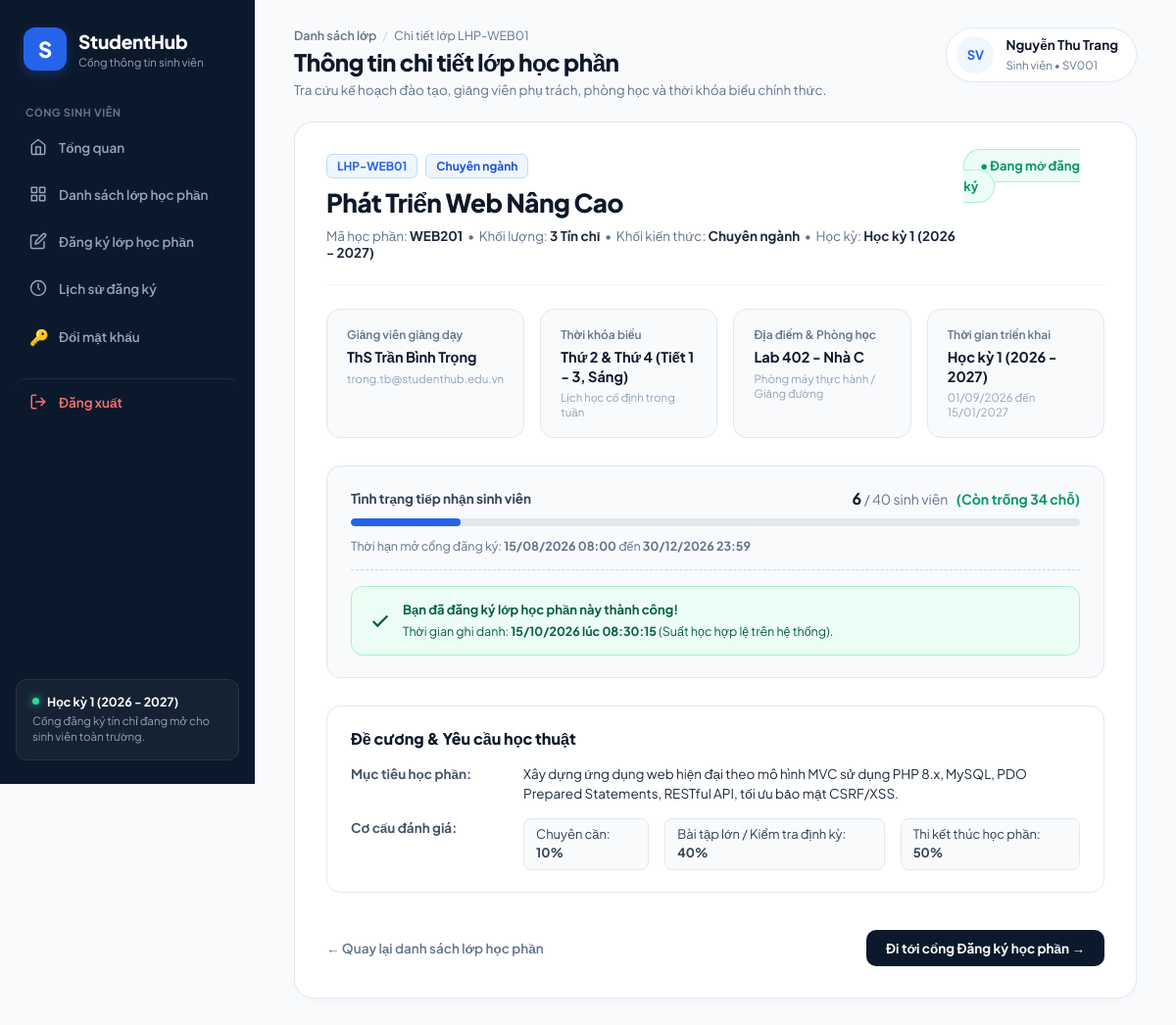
/app/Views/classes/detail.php (signed in), run on the app's committed database.
### tables this page shows
CREATE TABLE `lop_hoc_phan` (
    `id` INT AUTO_INCREMENT PRIMARY KEY,
    `ma_lop` VARCHAR(50) NOT NULL,
    `hoc_phan_id` INT NOT NULL,
    `hoc_ky_id` INT NOT NULL,
    `giang_vien_id` INT NULL,
    `si_so_toi_da` INT NOT NULL DEFAULT 40,
    `trang_thai` ENUM('mo', 'khoa') NOT NULL DEFAULT 'mo',
    `thoi_gian_mo_rieng` DATETIME NULL,
    `thoi_gian_dong_rieng` DATETIME NULL,
    `lich_hoc` VARCHAR(100) NULL,
    `phong_hoc` VARCHAR(100) NULL,
    `ngay_tao` DATETIME NOT NULL DEFAULT CURRENT_TIMESTAMP,
    CONSTRAINT `uc_lop_ma_lop` UNIQUE (`ma_lop`),
    CONSTRAINT `chk_lop_si_so` CHECK (`si_so_toi_da` > 0),
    CONSTRAINT `fk_lop_hoc_phan` FOREIGN KEY (`hoc_phan_id`)
        REFERENCES `hoc_phan` (`id`) ON DELETE RESTRICT ON UPDATE CASCADE,
    CONSTRAINT `fk_lop_hoc_ky` FOREIGN KEY (`hoc_ky_id`)
        REFERENCES `hoc_ky` (`id`) ON DELETE RESTRICT ON UPDATE CASCADE,
    CONSTRAINT `fk_lop_giang_vien` FOREIGN KEY (`giang_vien_id`)
        REFERENCES `nguoi_dung` (`id`) ON DELETE SET NULL ON UPDATE CASCADE
);

CREATE TABLE `hoc_phan` (
    `id` INT AUTO_INCREMENT PRIMARY KEY,
    `ma_hoc_phan` VARCHAR(20) NOT NULL,
    `ten_hoc_phan` VARCHAR(150) NOT NULL,
    `so_tin_chi` INT NOT NULL,
    `mo_ta` TEXT NULL,
    `loai_hoc_phan` ENUM('dai_cuong', 'co_so_nganh', 'chuyen_nganh') NOT NULL DEFAULT 'dai_cuong',
    `ngay_tao` DATETIME NOT NULL DEFAULT CURRENT_TIMESTAMP,
    CONSTRAINT `uc_hoc_phan_ma` UNIQUE (`ma_hoc_phan`),
    CONSTRAINT `chk_hoc_phan_tin_chi` CHECK (`so_tin_chi` > 0)
);

CREATE TABLE `hoc_ky` (
    `id` INT AUTO_INCREMENT PRIMARY KEY,
    `ten_hoc_ky` VARCHAR(100) NOT NULL,
    `ngay_bat_dau` DATE NOT NULL,
    `ngay_ket_thuc` DATE NOT NULL,
    `thoi_gian_mo_dk` DATETIME NOT NULL,
    `thoi_gian_dong_dk` DATETIME NOT NULL,
    `trang_thai_dang_ky` TINYINT(1) NOT NULL DEFAULT 1,
    `ngay_tao` DATETIME NOT NULL DEFAULT CURRENT_TIMESTAMP
);

CREATE TABLE `nguoi_dung` (
    `id` INT AUTO_INCREMENT PRIMARY KEY,
    `ten_dang_nhap` VARCHAR(50) NOT NULL,
    `mat_khau_hash` VARCHAR(255) NOT NULL,
    `ho_ten` VARCHAR(100) NOT NULL,
    `email` VARCHAR(100) NULL,
    `so_dien_thoai` VARCHAR(20) NULL,
    `vai_tro` ENUM('sinh_vien', 'giang_vien', 'admin') NOT NULL DEFAULT 'sinh_vien',
    `ngay_tao` DATETIME NOT NULL DEFAULT CURRENT_TIMESTAMP,
    CONSTRAINT `uc_nguoi_dung_username` UNIQUE (`ten_dang_nhap`)
);

### app/Models/LopHocPhanModel.php (called while the page is built, shortened)
<?php
class LopHocPhanModel {
    private ?PDO $conn;
    public function __construct(?PDO $dbConnection) {
        $this->conn = $dbConnection;
    }
    public function getChiTietLop(int|string $classId, ?int $studentId = 0): ?array {
        $sql = "SELECT
                    lhp.id AS lop_id,
                    lhp.ma_lop,
                    lhp.lich_hoc,
                    lhp.phong_hoc,
                    lhp.si_so_toi_da,
                    lhp.trang_thai AS trang_thai_lop,
                    lhp.thoi_gian_mo_rieng,
                    lhp.thoi_gian_dong_rieng,
                    hp.ma_hoc_phan,
                    hp.ten_hoc_phan,
                    hp.so_tin_chi,
                    hp.loai_hoc_phan,
                    hp.mo_ta AS mo_ta_hoc_phan,
                    hk.ten_hoc_ky,
                    hk.ngay_bat_dau,
                    hk.ngay_ket_thuc,
                    hk.thoi_gian_mo_dk,
                    hk.thoi_gian_dong_dk,
                    hk.trang_thai_dang_ky,
                    gv.ho_ten AS ten_giang_vien,
                    gv.email AS email_giang_vien,
                    -- Đếm tổng sĩ số thực tế đã đăng ký hợp lệ
                    (SELECT COUNT(*)
                     FROM dang_ky_hoc
                     WHERE lop_hoc_phan_id = lhp.id AND trang_thai = 'dang_ky') AS si_so_hien_tai,
                    -- Lấy thời gian đăng ký của chính sinh viên đang đăng nhập
                    (SELECT ngay_dang_ky
                     FROM dang_ky_hoc
                     WHERE lop_hoc_phan_id = lhp.id
                       AND sinh_vien_id = :student_id
                       AND trang_thai = 'dang_ky'
                     LIMIT 1) AS ngay_dang_ky_cua_ban
                FROM lop_hoc_phan lhp
                INNER JOIN hoc_phan hp ON lhp.hoc_phan_id = hp.id
                INNER JOIN hoc_ky hk ON lhp.hoc_ky_id = hk.id
                LEFT JOIN nguoi_dung gv ON lhp.giang_vien_id = gv.id
                WHERE (lhp.id = :class_id_numeric OR lhp.ma_lop = :class_code)
                LIMIT 1";
        try {
            $stmt = $this->conn->prepare($sql);
            $numericId = is_numeric($classId) ? (int)$classId : 0;
            $classCode = (string)$classId;
            $stmt->execute([
                ':class_id_numeric' => $numericId,
                ':class_code'       => $classCode,
                ':student_id'       => (int)($studentId ?? 0)
            ]);
            $result = $stmt->fetch(PDO::FETCH_ASSOC);
            return $result ?: null;
        } catch (PDOException $e) {
            error_log("Lỗi truy vấn LopHocPhanModel::getChiTietLop: " . $e->getMessage());
            return null;
        }
    }
}

### app/Views/classes/detail.php (the view, shortened to what this page needs)
<?php
$currentUserId = (int)($_SESSION['user_id'] ?? $_SESSION['nguoi_dung_id']);
$hoTenSv       = (string)($_SESSION['ho_ten'] ?? ($_SESSION['username'] ?? 'Sinh viên'));
$maSv          = (string)($_SESSION['ten_dang_nhap'] ?? ($_SESSION['username'] ?? ''));
$classId = $_GET['id'] ?? ($_GET['ma_lop'] ?? 1);
require_once __DIR__ . '/../../Models/LopHocPhanModel.php';
$db = null;
if (!$db) {
    $dbHost = 'localhost';
    $dbName = 'studenthub';
    $dbUser = 'root';
    $dbPass = '';
    try {
        $db = new PDO("mysql:host={$dbHost};dbname={$dbName};charset=utf8mb4", $dbUser, $dbPass, [
            PDO::ATTR_ERRMODE            => PDO::ERRMODE_EXCEPTION,
            PDO::ATTR_DEFAULT_FETCH_MODE => PDO::FETCH_ASSOC,
            PDO::ATTR_EMULATE_PREPARES   => false
        ]);
    } catch (PDOException $e) {
        error_log("Detail view DB connection error: " . $e->getMessage());
    }
}
$lop = null;
if ($db instanceof PDO) {
    $model = new LopHocPhanModel($db);
    $lop = $model->getChiTietLop($classId, $currentUserId);
}
    ?>
    <?php
$maLop              = (string)($lop['ma_lop'] ?? 'LHP');
$tenHocPhan         = (string)($lop['ten_hoc_phan'] ?? 'Chưa cập nhật tên');
$maHocPhan          = (string)($lop['ma_hoc_phan'] ?? 'HP');
$soTinChi           = (int)($lop['so_tin_chi'] ?? 0);
$tenHocKy           = (string)($lop['ten_hoc_ky'] ?? 'Học kỳ');
$trangThaiLop       = (string)($lop['trang_thai_lop'] ?? ($lop['trang_thai'] ?? 'mo'));
$tenGiangVien       = (string)($lop['ten_giang_vien'] ?? 'ThS Trần Bình Trọng');
$emailGiangVien     = (string)($lop['email_giang_vien'] ?? 'contact@studenthub.edu.vn');
$lichHoc            = (string)($lop['lich_hoc'] ?? 'Chưa có lịch học cố định');
$phongHoc           = (string)($lop['phong_hoc'] ?? 'Chưa cập nhật phòng học');
$ngayBatDau         = $lop['ngay_bat_dau'] ?? null;
$ngayKetThuc        = $lop['ngay_ket_thuc'] ?? null;
$loaiHocPhan        = $class['loai_hoc_phan'] ?? $lop['loai_hoc_phan'] ?? ($classInfo['loai_hoc_phan'] ?? ($hocPhan['loai_hoc_phan'] ?? 'Chuyên ngành'));
$loaiHocPhanMap     = [
    'dai_cuong'    => 'Đại cương',
    'co_so_nganh'  => 'Cơ sở ngành',
    'chuyen_nganh' => 'Chuyên ngành'
];
if (isset($loaiHocPhanMap[$loaiHocPhan])) {
    $loaiHocPhan = $loaiHocPhanMap[$loaiHocPhan];
}
$moTaHocPhan        = (string)($lop['mo_ta_hoc_phan'] ?? ($lop['mo_ta'] ?? 'Chưa có đề cương chi tiết cho học phần này.'));
$ngayDangKyCuaBan   = $lop['ngay_dang_ky_cua_ban'] ?? null;
$siSoHienTai        = (int)($lop['si_so_hien_tai'] ?? 0);
$siSoToiDa          = (int)($lop['si_so_toi_da'] ?? 40);
$conLai             = max(0, $siSoToiDa - $siSoHienTai);
$phanTram           = ($siSoToiDa > 0) ? min(100, (int)round(($siSoHienTai / $siSoToiDa) * 100)) : 0;
$thoiGianMoRieng    = $lop['thoi_gian_mo_rieng'] ?? null;
$thoiGianDongRieng  = $lop['thoi_gian_dong_rieng'] ?? null;
$thoiGianMoDkHk     = $lop['thoi_gian_mo_dk'] ?? null;
$thoiGianDongDkHk   = $lop['thoi_gian_dong_dk'] ?? null;
$thoiGianMo         = !empty($thoiGianMoRieng) ? $thoiGianMoRieng : ($thoiGianMoDkHk ?? null);
$thoiGianDong       = !empty($thoiGianDongRieng) ? $thoiGianDongRieng : ($thoiGianDongDkHk ?? null);
?>
<!DOCTYPE html>
<html lang="vi">
<head>
    <link rel="stylesheet" href="/studenthub/assets/css/sinhvien.css?v=<?= time() ?>">
</head>
<body class="sh-body">
<div class="sh-container">
    <?php
    $sidebarPath = __DIR__ . '/../layouts/sidebar.php';
    if (file_exists($sidebarPath)) {
        include $sidebarPath;
    }
    ?>
    <main class="sh-main-content">
        <header class="sh-top-header">
            <div>
                <div class="top-breadcrumb">
                    <a href="/studenthub/public/danh_sach_lop_hoc_phan.php" class="breadcrumb-back-link">Danh sách lớp</a>
                    <span style="color:#cbd5e1; margin:0 4px;">/</span> Chi tiết lớp <?= htmlspecialchars($maLop, ENT_QUOTES, 'UTF-8') ?>
                </div>
                <h1>Thông tin chi tiết lớp học phần</h1>
                <p class="header-subtext">Tra cứu kế hoạch đào tạo, giảng viên phụ trách, phòng học và thời khóa biểu chính thức.</p>
            </div>
            <div class="profile-pill-box">
                <div class="profile-avatar-circle">SV</div>
                <div class="profile-name-role">
                    <strong><?= htmlspecialchars($hoTenSv, ENT_QUOTES, 'UTF-8') ?></strong>
                    <span>Sinh viên • <?= htmlspecialchars($maSv, ENT_QUOTES, 'UTF-8') ?></span>
                </div>
            </div>
        </header>
        <section class="detail-overview-card">
            <div class="overview-header-flex">
                <div>
                    <div style="display: flex; align-items: center; gap: 8px; margin-bottom: 8px; flex-wrap: wrap;">
                        <span class="code-pill-blue" style="margin-bottom: 0;"><?= htmlspecialchars($maLop, ENT_QUOTES, 'UTF-8') ?></span>
                        <span class="badge-knowledge" style="display: inline-block; background: #eff6ff; color: #1d4ed8; border: 1px solid #bfdbfe; font-size: 12px; font-weight: 700; padding: 4px 10px; border-radius: 6px;">
                            <?= htmlspecialchars($loaiHocPhan) ?>
                        </span>
                    </div>
                    <h2 class="class-title"><?= htmlspecialchars($tenHocPhan, ENT_QUOTES, 'UTF-8') ?></h2>
                    <p class="meta-tag-sub">
                        Mã học phần: <strong><?= htmlspecialchars($maHocPhan, ENT_QUOTES, 'UTF-8') ?></strong>
                        &nbsp;•&nbsp; Khối lượng: <strong><?= $soTinChi ?> Tín chỉ</strong>
                        &nbsp;•&nbsp; Khối kiến thức: <strong><?= htmlspecialchars($loaiHocPhan) ?></strong>
                        &nbsp;•&nbsp; Học kỳ: <strong><?= htmlspecialchars($tenHocKy, ENT_QUOTES, 'UTF-8') ?></strong>
                    </p>
                </div>
                <div>
                    <?php if ($trangThaiLop === 'mo' && $conLai > 0): ?>
                        <span class="badge-status-open">● Đang mở đăng ký</span>
                    <?php elseif ($trangThaiLop === 'mo' && $conLai <= 0): ?>
                        <span class="badge-status-full">● Đã đủ sĩ số</span>
                    <?php else: ?>
                        <span class="badge-status-locked">● Đã khóa đăng ký</span>
                    <?php endif; ?>
                </div>
            </div>
            <div class="specs-grid-container">
                <div class="spec-item">
                    <span class="spec-label">Giảng viên giảng dạy</span>
                    <strong class="spec-val"><?= htmlspecialchars($tenGiangVien, ENT_QUOTES, 'UTF-8') ?></strong>
                    <span class="spec-desc"><?= htmlspecialchars($emailGiangVien, ENT_QUOTES, 'UTF-8') ?></span>
                </div>
                <div class="spec-item">
                    <span class="spec-label">Thời khóa biểu</span>
                    <strong class="spec-val"><?= htmlspecialchars($lichHoc, ENT_QUOTES, 'UTF-8') ?></strong>
                    <span class="spec-desc">Lịch học cố định trong tuần</span>
                </div>
                <div class="spec-item">
                    <span class="spec-label">Địa điểm &amp; Phòng học</span>
                    <strong class="spec-val"><?= htmlspecialchars($phongHoc, ENT_QUOTES, 'UTF-8') ?></strong>
                    <span class="spec-desc">Phòng máy thực hành / Giảng đường</span>
                </div>
                <div class="spec-item">
                    <span class="spec-label">Thời gian triển khai</span>
                    <strong class="spec-val"><?= htmlspecialchars($tenHocKy, ENT_QUOTES, 'UTF-8') ?></strong>
                    <span class="spec-desc">
                        <?= !empty($ngayBatDau) ? date('d/m/Y', strtotime($ngayBatDau)) : '01/09/2026' ?>
                        đến
                        <?= !empty($ngayKetThuc) ? date('d/m/Y', strtotime($ngayKetThuc)) : '15/01/2027' ?>
                    </span>
                </div>
            </div>
            <div class="class-capacity-box">
                <div class="capacity-labels">
                    <span class="cap-title">Tình trạng tiếp nhận sinh viên</span>
                    <span class="cap-numbers">
                        <strong><?= $siSoHienTai ?></strong> / <?= $siSoToiDa ?> sinh viên
                        <span class="remain-pill">(Còn trống <?= $conLai ?> chỗ)</span>
                    </span>
                </div>
                <div class="progress-track">
                    <div class="progress-fill <?= ($conLai === 0) ? 'danger' : '' ?>" style="width: <?= $phanTram ?>%;"></div>
                </div>
                <div class="enrollment-window-text">
                    Thời hạn mở cổng đăng ký:
                    <strong>
                        <?= !empty($thoiGianMo) ? date('d/m/Y H:i', strtotime($thoiGianMo)) : 'Chưa thiết lập' ?>
                    </strong>
                    đến
                    <strong>
                        <?= !empty($thoiGianDong) ? date('d/m/Y H:i', strtotime($thoiGianDong)) : 'Chưa thiết lập' ?>
                    </strong>
                </div>
                <div class="personal-enrollment-status">
                    <?php if (!empty($ngayDangKyCuaBan)): ?>
                        <div class="enroll-badge-success">
                            <svg width="22" height="22" viewBox="0 0 24 24" fill="none" stroke="currentColor" stroke-width="2.5"><polyline points="20 6 9 17 4 12"/></svg>
                            <div>
                                <strong style="display:block; margin-bottom:2px;">Bạn đã đăng ký lớp học phần này thành công!</strong>
                                <span style="font-size:12.5px;">Thời gian ghi danh: <strong><?= date('d/m/Y \l\ú\c H:i:s', strtotime($ngayDangKyCuaBan)) ?></strong> (Suất học hợp lệ trên hệ thống).</span>
                            </div>
                        </div>
                    <?php endif; ?>
                </div>
            </div>
            <div class="academic-syllabus-box">
                <h3 class="box-title">Đề cương &amp; Yêu cầu học thuật</h3>
                <div class="syllabus-grid">
                    <div class="syl-row">
                        <span class="syl-label">Mục tiêu học phần:</span>
                        <span class="syl-content"><?= nl2br(htmlspecialchars($moTaHocPhan, ENT_QUOTES, 'UTF-8')) ?></span>
                    </div>
                    <div class="syl-row">
                        <span class="syl-label">Cơ cấu đánh giá:</span>
                        <div class="syl-grades">
                            <span>Chuyên cần: <strong>10%</strong></span>
                            <span>Bài tập lớn / Kiểm tra định kỳ: <strong>40%</strong></span>
                            <span>Thi kết thúc học phần: <strong>50%</strong></span>
                        </div>
                    </div>
                </div>
            </div>
            <div class="action-buttons-strip">
                <a href="/studenthub/public/danh_sach_lop_hoc_phan.php" class="btn-back-link">
                    &larr; Quay lại danh sách lớp học phần
                </a>
                <a href="/studenthub/public/trang_dang_ky_hoc.php" class="btn-goto-enroll">
                    Đi tới cổng Đăng ký học phần &rarr;
                </a>
            </div>
        </section>
    </main>
</div>
</body>
</html>

### data on the page
lop_hoc_phan: ma_lop "LHP-WEB01", hoc_phan.loai_hoc_phan "Chuyên ngành", hoc_phan.ten_hoc_phan "Phát Triển Web Nâng Cao", hoc_phan.ma_hoc_phan "WEB201", hoc_phan.so_tin_chi "3", hoc_ky.ten_hoc_ky "Học kỳ 1 (2026 - 2027)", giang_vien.ho_ten "ThS Trần Bình Trọng", giang_vien.email "trong.tb@studenthub.edu.vn", lich_hoc "Thứ 2 & Thứ 4 (Tiết 1 - 3, Sáng)", phong_hoc "Lab 402 - Nhà C", hoc_ky.ngay_bat_dau "01/09/2026", hoc_ky.ngay_ket_thuc "15/01/2027", si_so_toi_da "40", hoc_ky.thoi_gian_mo_dk "15/08/2026 08:00", hoc_ky.thoi_gian_dong_dk "30/12/2026 23:59", hoc_phan.mo_ta "Xây dựng ứng dụng web hiện đại theo mô hình MVC sử dụng PHP 8.x, MySQL, PDO Prepared Statements, RESTful API, tối ưu bảo mật CSRF/XSS."

### other printed values
$hoTenSv "Nguyễn Thu Trang"
$maSv "SV001"
$siSoHienTai "6"
$conLai "34"
date('d/m/Y \l\ú\c H:i:s', strtotime($ngayDangKyCuaBan)) "15/10/2026 lúc 08:30:15"
